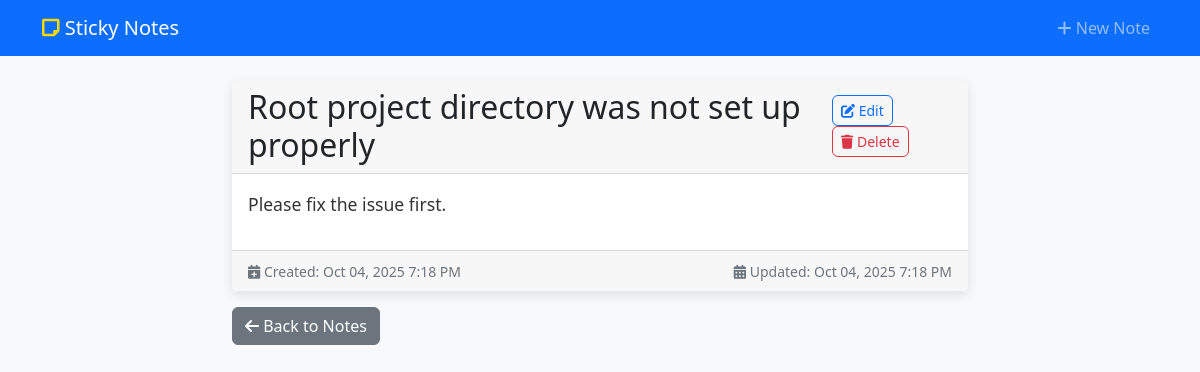
Page /note/2/ on the committed database.
### sticky_notes_app/models.py (models this page shows, shortened)
class StickyNote(django_models.Model):
    objects = django_models.Manager()  # type: ignore
    title = django_models.CharField(max_length=200)  # type: ignore
    content = django_models.TextField()  # type: ignore
    created_at = django_models.DateTimeField(  # type: ignore
        default=django_timezone.now
    )
    updated_at = django_models.DateTimeField(auto_now=True)  # type: ignore
    class Meta:
        app_label = 'sticky_notes_app'
        db_table = 'sticky_notes_stickynote'
        ordering = ["-updated_at"]

### sticky_notes_app/views.py (the view)
# urls.py: path('note/<int:pk>/', views.note_detail, name='note_detail'),
def note_detail(request, pk):
    note = get_object_or_404(StickyNote, pk=pk)
    return render(request, 'sticky_notes/note_detail.html', {'note': note})

### sticky_notes_app/templates/sticky_notes/note_detail.html (shortened to what this page needs)
{% extends 'sticky_notes/base.html' %}
{% block content %}
<div class="row justify-content-center">
    <div class="col-lg-8">
        <div class="card sticky-note-detail">
            <div class="card-header d-flex justify-content-between align-items-center">
                <h2 class="mb-0">{{ note.title }}</h2>
                <div>
                    <a href="{% url 'note_update' note.pk %}" class="btn btn-outline-primary btn-sm">
                        <i class="fas fa-edit"></i> Edit
                    </a>
                    <a href="{% url 'note_delete' note.pk %}" class="btn btn-outline-danger btn-sm">
                        <i class="fas fa-trash"></i> Delete
                    </a>
                </div>
            </div>
            <div class="card-body">
                <div class="note-content">
                    {{ note.content|linebreaks }}
                </div>
            </div>
            <div class="card-footer text-muted">
                <div class="row">
                    <div class="col-sm-6">
                        <small><i class="fas fa-calendar-plus"></i> Created: {{ note.created_at|date:"M d, Y g:i A" }}</small>
                    </div>
                    <div class="col-sm-6 text-end">
                        <small><i class="fas fa-calendar-alt"></i> Updated: {{ note.updated_at|date:"M d, Y g:i A" }}</small>
                    </div>
                </div>
            </div>
        </div>
        <div class="mt-3">
            <a href="{% url 'note_list' %}" class="btn btn-secondary">
                <i class="fas fa-arrow-left"></i> Back to Notes
            </a>
        </div>
    </div>
</div>
{% endblock %}

### static/css/style.css (style rules this page uses)
body { background-color: #f8f9fa; font-family: 'Segoe UI', Tahoma, Geneva, Verdana, sans-serif; }
.sticky-note-detail { background: #fff; border: none; box-shadow: 0 4px 12px rgba(0,0,0,0.1); }
.note-content { font-size: 1.1rem; line-height: 1.6; color: #333; }
.btn { border-radius: 6px; font-weight: 500; }

### rows in the picture
StickyNote: title "Root project directory was not set up properly", content "Please fix the issue first.", created_at "Oct 04, 2025 7:18 PM", updated_at "Oct 04, 2025 7:18 PM"
